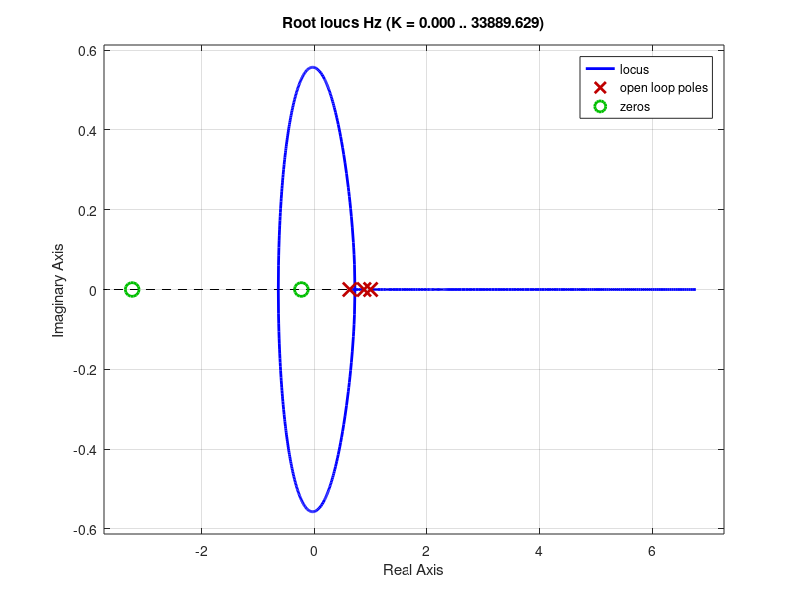
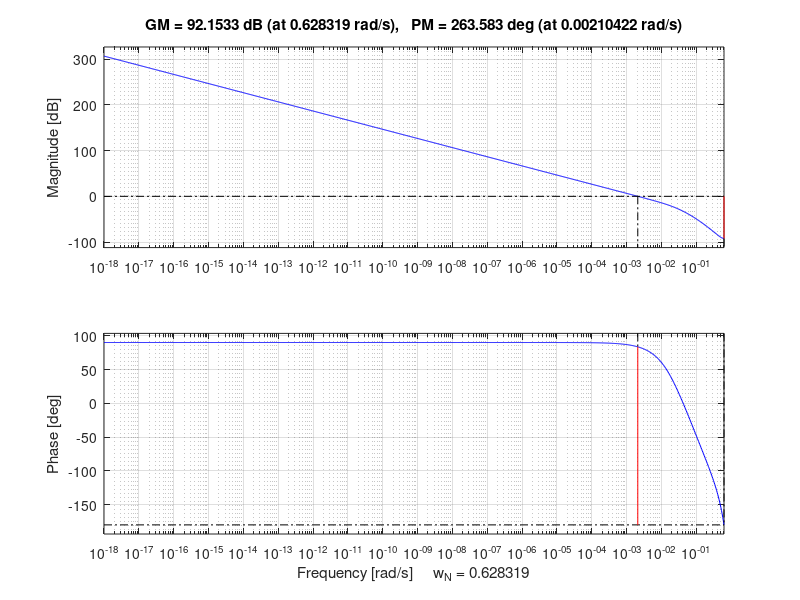

Here is the MATLAB script that generated these plots, in order: (Note: this script raises an error after producing the figures.)
H = tf(-4.875e-6,[1 0.1173 0.002308 0]);
disp('Discrete-time transfer function with Sample time 5 seconds : ')
Hz = c2d(H,5,'zoh')
%%
figure(1)
rlocus(Hz)
figure(2)
margin(Hz)
disp(['Bandwidth is : ' num2str(bandwidth(Hz))]) 